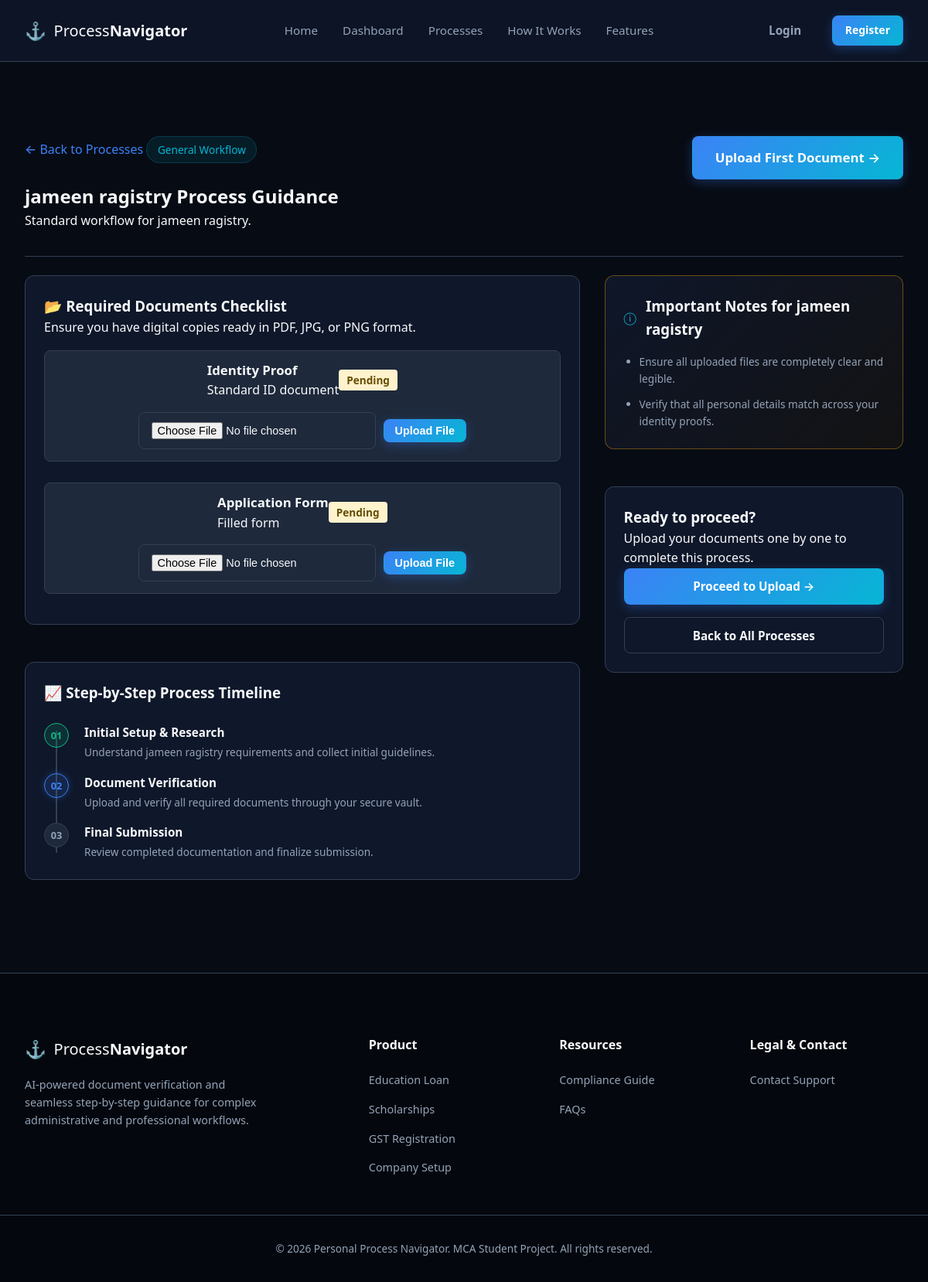
Page /process/8 on the committed database.
### tables this page shows
CREATE TABLE processes (
    id INTEGER PRIMARY KEY AUTOINCREMENT,
    name TEXT NOT NULL,
    description TEXT,
    category TEXT,
    total_steps INTEGER DEFAULT 0,
    created_at DATETIME DEFAULT CURRENT_TIMESTAMP
, image_path TEXT);

CREATE TABLE process_requirements (
    id INTEGER PRIMARY KEY AUTOINCREMENT,
    process_id INTEGER NOT NULL,
    document_name TEXT NOT NULL,
    description TEXT,
    is_required INTEGER DEFAULT 1,

    FOREIGN KEY (process_id)
        REFERENCES processes(id)
        ON DELETE CASCADE
);

### app.py (the view)
@app.route('/process/<int:process_id>')
def process_detail(process_id):
    process_list = db.execute("SELECT * FROM processes WHERE id = ?", process_id)
    if not process_list:
        return redirect(url_for('process'))
    process = process_list[0]
    requirements = db.execute("SELECT * FROM process_requirements WHERE process_id = ?", process_id)
    return render_template('process_details.html', process=process, requirements=requirements)

### app.py (called while the page is built)
def get_user_vault_doc(user_id, document_type):
    if not user_id:
        return None
    record = db.execute(
        "SELECT * FROM user_vault WHERE user_id = ? AND document_type = ?",
        (user_id, document_type)
    )
    return record[0] if record else None

### templates/process_details.html (shortened to what this page needs)
{% extends "layout.html" %}
{% block content %}
<section class="process-detail-section">
    <div class="container">
        <div class="detail-header-wrapper">
            <div>
                <a href="/process" class="text-link text-muted mb-2 inline-block">&larr; Back to Processes</a>
                <span class="badge-pill">{{ process.category }} Workflow</span>
                <h1>{{ process.name }} Process Guidance</h1>
                <p>{{ process.description }}</p>
            </div>
            <div class="detail-action-box">
                <a href="/upload" class="btn btn-primary btn-lg">Upload First Document &rarr;</a>
            </div>
        </div>
        <div class="detail-content-grid mt-4">
            <div class="space-y">
                <div class="card">
                    <h3>&#128194; Required Documents Checklist</h3>
                    <p class="text-muted text-sm mb-3">Ensure you have digital copies ready in PDF, JPG, or PNG format.</p>
                    <ul class="checklist-items" style="list-style: none; padding: 0;">
                        {% for req in requirements %}
                            {% set user_doc = get_user_vault_doc(session.get('user_id'), req.document_name) %}
                            <li class="py-3 border-bottom" style="display: flex; flex-direction: column; gap: 10px; margin-bottom: 15px; padding-bottom: 15px;">
                                <div style="display: flex; justify-content: space-between; align-items: center;">
                                    <div>
                                        <label class="checklist-label" style="font-weight: bold; font-size: 1.05rem;">
                                            <span>{{ req.document_name }}</span>
                                        </label>
                                        <p class="text-muted text-sm mb-0">{{ req.description }}</p>
                                    </div>
                                    <div>
                                        {% if user_doc %}
                                            <span class="badge-status success" style="background-color: #d1e7dd; color: #0f5132; padding: 4px 10px; border-radius: 4px; font-size: 0.85rem;">✔ Uploaded</span>
                                        {% else %}
                                            <span class="badge-status warning" style="background-color: #fff3cd; color: #664d03; padding: 4px 10px; border-radius: 4px; font-size: 0.85rem;">Pending</span>
                                        {% endif %}
                                    </div>
                                </div>
                                <form action="{{ url_for('upload_vault_doc') }}" method="POST" enctype="multipart/form-data" style="display: flex; gap: 10px; align-items: center; margin-top: 5px;">
                                    <input type="file" name="document_file" class="form-control" style="font-size: 0.9rem;" {% if not user_doc %}required{% endif %}>
                                    <button class="btn btn-primary" type="submit" style="white-space: nowrap; padding: 6px 14px; font-size: 0.9rem;">
                                        {% if user_doc %} Replace File {% else %} Upload File {% endif %}
                                    </button>
                                </form>
                            </li>
                        {% endfor %}
                    </ul>
                </div>
                <div class="card">
                    <h3>&#128200; Step-by-Step Process Timeline</h3>
                    <div class="timeline-container mt-4">
                        <div class="timeline-step completed">
                            <span class="timeline-marker">01</span>
                            <div class="timeline-info">
                                <strong>Initial Setup & Research</strong>
                                <p>Understand {{ process.name }} requirements and collect initial guidelines.</p>
                            </div>
                        </div>
                        <div class="timeline-step current">
                            <span class="timeline-marker">02</span>
                            <div class="timeline-info">
                                <strong>Document Verification</strong>
                                <p>Upload and verify all required documents through your secure vault.</p>
                            </div>
                        </div>
                        <div class="timeline-step">
                            <span class="timeline-marker">03</span>
                            <div class="timeline-info">
                                <strong>Final Submission</strong>
                                <p>Review completed documentation and finalize submission.</p>
                            </div>
                        </div>
                    </div>
                </div>
            </div>
            <div class="space-y">
                <div class="card alert-highlight-card">
                    <div class="alert-icon-header">
                        <span class="text-accent">&#9432;</span>
                        <h3>Important Notes for {{ process.name }}</h3>
                    </div>
                    <ul class="notes-list">
                        <li>Ensure all uploaded files are completely clear and legible.</li>
                        <li>Verify that all personal details match across your identity proofs.</li>
                    </ul>
                </div>
                <div class="card">
                    <h3>Ready to proceed?</h3>
                    <p class="text-muted text-sm mb-4">Upload your documents one by one to complete this process.</p>
                    <a href="/upload" class="btn btn-primary btn-full">Proceed to Upload &rarr;</a>
                    <a href="/process" class="btn btn-outline btn-full mt-3">Back to All Processes</a>
                </div>
            </div>
        </div>
    </div>
</section>
{% endblock %}

### templates/layout.html (shortened to what this page needs)
<!DOCTYPE html>
<html lang="en">
<head>
    <link rel="stylesheet" href="{{ url_for('static', filename='css/style.css') }}">
</head>
<body>
    <header class="site-header">
        <div class="nav-container">
            <a href="/" class="logo">
                <span class="logo-icon">&#9875;</span>
                <span>Process<strong>Navigator</strong></span>
            </a>
            <nav class="nav-menu" id="navMenu">
                <a href="/" class="nav-link">Home</a>
                <a href="/dashboard" class="nav-link">Dashboard</a>
                <a href="/process" class="nav-link">Processes</a>
                <a href="/#how-it-works" class="nav-link">How It Works</a>
                <a href="/#features" class="nav-link">Features</a>
            </nav>
            <div class="nav-actions-desktop">
                {% if session.get('email') %}
                    <a href="/profile" class="btn btn-primary btn-sm">Profile</a>
                    <a href="/logout" class="btn btn-text">Logout</a>
                {% else %}
                    <a href="/login" class="btn btn-text">Login</a>
                    <a href="/register" class="btn btn-primary btn-sm">Register</a>
                {% endif %}
            </div>
        </div>
    </header>
    <main>
        {% block content %}{% endblock %}
    </main>
    <footer class="site-footer">
        <div class="footer-container">
            <div class="footer-brand">
                <a href="/" class="logo">
                    <span class="logo-icon">&#9875;</span>
                    <span>Process<strong>Navigator</strong></span>
                </a>
                <p>AI-powered document verification and seamless step-by-step guidance for complex administrative and professional workflows.</p>
            </div>
            <div class="footer-links-group">
                <h4>Product</h4>
                <ul>
                    <li><a href="#">Education Loan</a></li>
                    <li><a href="#">Scholarships</a></li>
                    <li><a href="#">GST Registration</a></li>
                    <li><a href="#">Company Setup</a></li>
                </ul>
            </div>
            <div class="footer-links-group">
                <h4>Resources</h4>
                <ul>
                    <li><a href="#">Compliance Guide</a></li>
                    <li><a href="#">FAQs</a></li>
                </ul>
            </div>
            <div class="footer-links-group">
                <h4>Legal & Contact</h4>
                <ul>
                    <li><a href="#">Contact Support</a></li>
                </ul>
            </div>
        </div>
        <div class="footer-bottom">
            <p>&copy; 2026 Personal Process Navigator. MCA Student Project. All rights reserved.</p>
        </div>
    </footer>
</body>
</html>

### rows in the picture
processes: category "General", name "jameen ragistry", description "Standard workflow for jameen ragistry."
process_requirements: document_name "Identity Proof", description "Standard ID document"
process_requirements: document_name "Application Form", description "Filled form"
